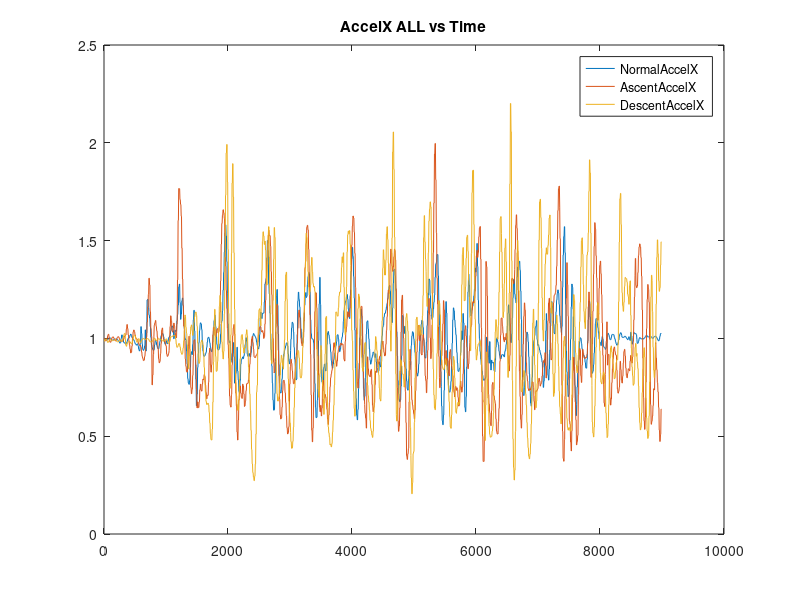
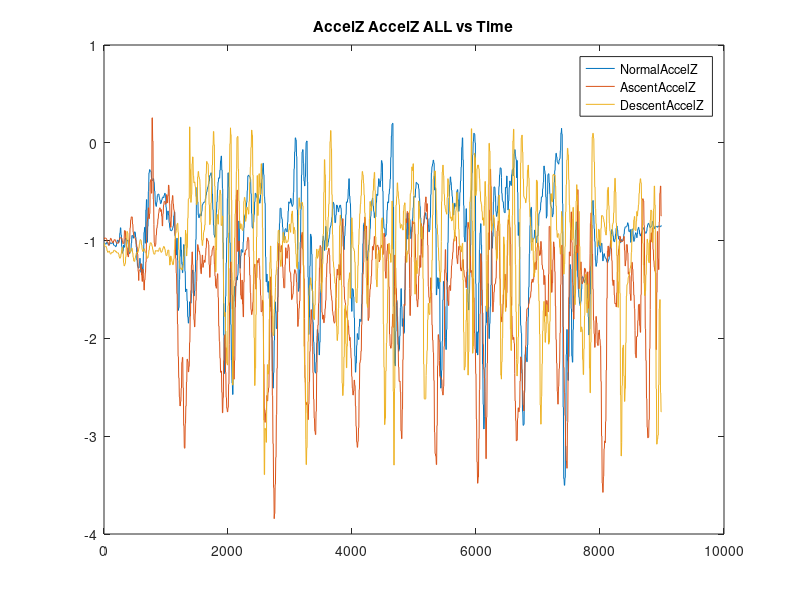
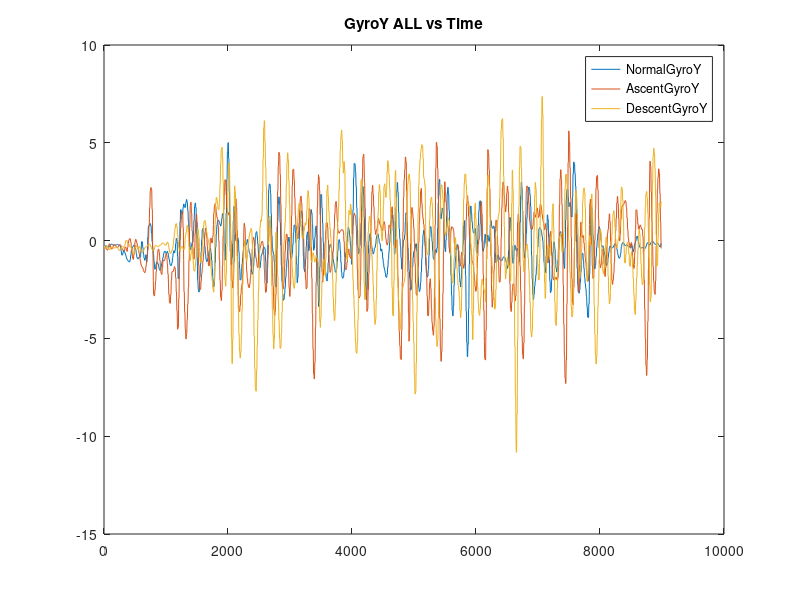
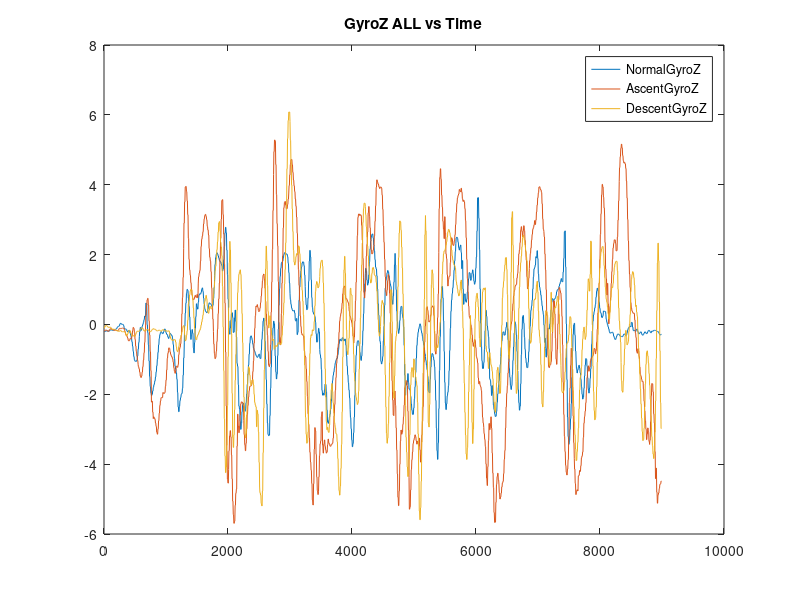

Reproduce these figures in MATLAB, in order.
clear ; close all; clc

fprintf('Plotting Test Data ...\n')
data = load('master.csv'); %import dataset

AscentAccelX = data(:, 1);
DescentAccelX = data(:, 2);
NormalAccelX = data(:, 3);
AscentAccelY = data(:, 4);
DescentAccelY = data(:, 5);
NormalAccelY = data(:, 6);
AscentAccelZ = data(:, 7);
DescentAccelZ = data(:, 8);
NormalAccelZ = data(:, 9);
AscentGyroX = data(:, 10);
DescentGyroX = data(:, 11);
NormalGyroX = data(:, 12);
AscentGyroY = data(:, 13);
DescentGyroY = data(:, 14);
NormalGyroY = data(:, 15);
AscentGyroZ = data(:, 16);
DescentGyroZ = data(:, 17);
NormalGyroZ = data(:, 18);
time = data(:, 19);

%========================================================%

figure 
plot(time, NormalAccelX); 
hold on
plot(time, AscentAccelX); 
hold on
plot(time, DescentAccelX); 
legend('NormalAccelX','AscentAccelX','DescentAccelX')
title('AccelX ALL vs Time')


%{
figure 
plot(time, NormalAccelY); 
hold on
plot(time, AscentAccelY); 
hold on
plot(time, DescentAccelY); 
legend('NormalAccelY','AscentAccelY','DescentAccelY')
title('AccelY ALL vs Time')
%}


figure 
plot(time, NormalAccelZ); 
hold on
plot(time, AscentAccelZ); 
hold on
plot(time, DescentAccelZ); 
legend('NormalAccelZ','AscentAccelZ','DescentAccelZ')
title(['AccelZ' ...
    ' AccelZ ALL vs Time'])


%{
figure 
plot(time, NormalGyroX); 
hold on
plot(time, AscentGyroX); 
hold on
plot(time, DescentGyroX); 
legend('NormalGyroX','AscentGyroX','DescentGyroX')
title('GyroX ALL vs Time')
%}
    
    
figure 
plot(time, NormalGyroY); 
hold on
plot(time, AscentGyroY); 
hold on
plot(time, DescentGyroY); 
legend('NormalGyroY','AscentGyroY','DescentGyroY')
title('GyroY ALL vs Time')


figure 
plot(time, NormalGyroZ); 
hold on
plot(time, AscentGyroZ); 
hold on
plot(time, DescentGyroZ); 
legend('NormalGyroZ','AscentGyroZ','DescentGyroZ')
title('GyroZ ALL vs Time')


